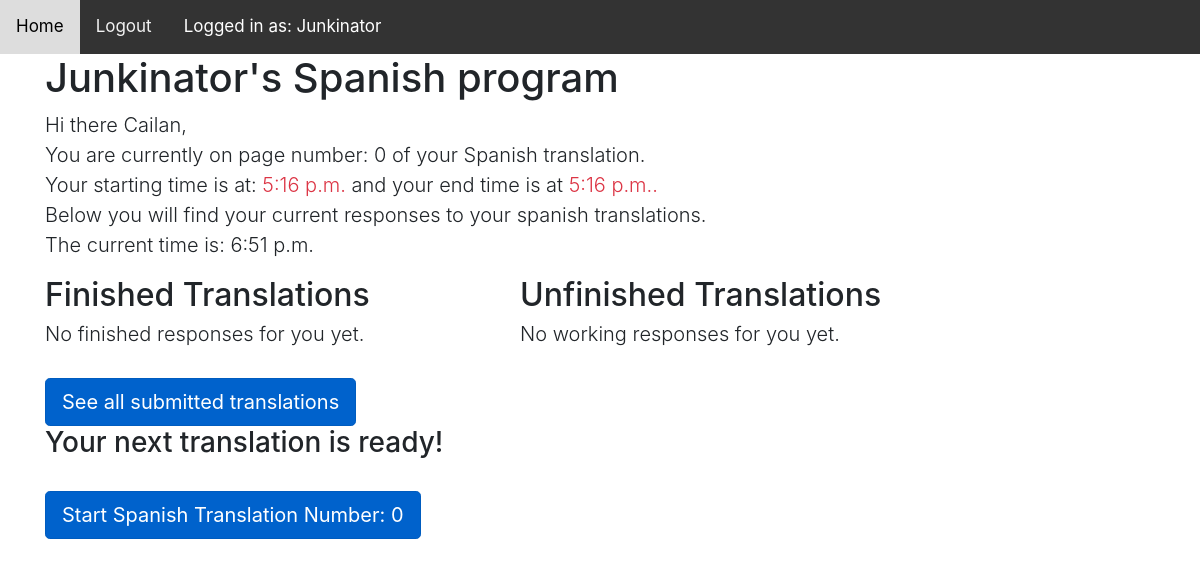
Page /retranslation/Junkinator/spanish (signed in) on the earlier database version.
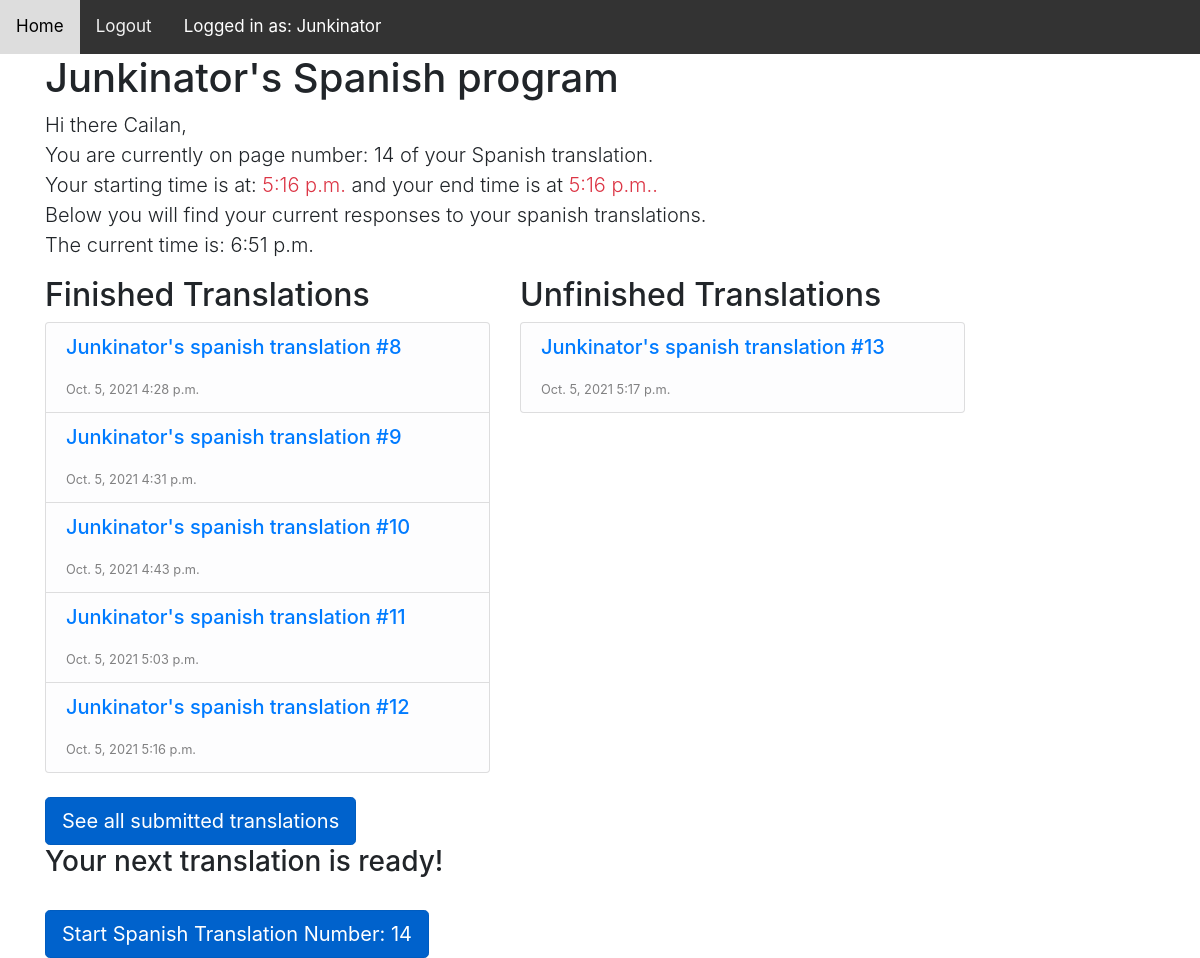
Same page on the later database version.
### reTranslation/models.py (models this page shows, shortened)
class Program(models.Model):
    program_choices = (
        ('french','French'),
        ('spanish','Spanish',)
    )
    programName = models.CharField(max_length=40,
                                   choices=program_choices,
                                   default='spanish')
    programCount = models.IntegerField(default=0)
    member = models.ForeignKey(User, on_delete=models.CASCADE,
                               related_name='programs')
    firstname = models.CharField(max_length=40,null=False,default="")
    lastname = models.CharField(max_length=40, null=False,default="")
    created = models.DateTimeField(auto_now_add=True)
    startTime = models.TimeField(default=timezone.now)
    endTime = models.TimeField(default=timezone.now)
    active = models.BooleanField(default=False)
    served = models.BooleanField(default=False)
    totalCount = models.IntegerField(default=0)
    totalComplete = models.IntegerField(default=0)
    photo = models.ImageField(upload_to='programs/', blank=True)
    def get_next_payload_url(self):
        return reverse('retranslation:response_detail',args=[
            self.member.username,
            self.programName,
            self.programCount
        ])

class Reponse(models.Model):
    program = models.ForeignKey(Program,
                                on_delete=models.CASCADE,
                                related_name='reponses')
    payload = models.ForeignKey(Payload,
                                on_delete=models.PROTECT,
                                related_name='reponses')
    textresponse = models.TextField(max_length=100000,
                                    default=None,verbose_name="Your Translation")
    finished = models.BooleanField(default=False)
    created = models.DateTimeField(default=timezone.now)
    class Meta:
        ordering = ['payload__payloadnumber',]
    def get_absolute_url(self):
        return reverse('retranslation:response_detail', args=[
            self.program.member.username,
            self.program.programName,
            self.payload.payloadnumber
        ])
    def __str__(self):
        return self.program.member.username + "'s " + \
            self.program.programName + " translation #" +\
            str(self.payload.payloadnumber)

class Payload(models.Model):
    program_choices = (
        ('french','French'),
        ('spanish','Spanish'),
        ('none','None'),
    )
    payloadnumber = models.IntegerField()
    content = models.TextField(default=None)
    programName = models.CharField(max_length=40,
                                   choices=program_choices,
                                   default='none')
    class Meta:
        ordering = ['programName','payloadnumber']

### reTranslation/views.py (the view)
# urls.py: path('<slug:user>/<slug:programname>',views.program_detail,
@login_required
def program_detail(request, user, programname):
    if user != request.user.username:
        return redirect('retranslation:list_programs')
    program = get_object_or_404(Program,
                                member__username=user,
                                programName=programname)
    reponses = Reponse.objects.filter(program__member__username=user,
                                      program__programName=programname,
                                      finished=True)
    if reponses.count() >= 6:
        scrollAble= "pre-scrollable"
    else:
        scrollAble = ""
    unFinished = Reponse.objects.filter(program__member__username=user,
                                        program__programName=programname,
                                        finished=False)
    if unFinished.count() >= 6:
        finishScroll = "pre-scrollable"
    else:
        finishScroll = ""
    myTime = timezone.now()
    return render(request,
                  'reTranslation/detail.html',
                  {'program':program,
                   'reponses':reponses,
                   'unfinished':unFinished,
                   'scroll':scrollAble,
                   'finishscroll':finishScroll,
                   'currenttime':myTime})

### reTranslation/templates/reTranslation/detail.html (shortened to what this page needs)
{% extends "reTranslation/base.html" %}
{% block dynamicNav %}
        <a href="{% url 'retranslation:list_programs' %}">Home</a>
        {% if request.user.is_authenticated %}
            <a href="{% url 'retranslation:logout' %}">Logout</a>
            <a class="text-white">Logged in as: {{ request.user.username|capfirst }}</a>
        {% endif %}
{% endblock %}
{% block content %}
    <div class="container">
        <div class="row">
            <div class="col-10">
                <h1>{{ program.member|capfirst }}'s {{ program.programName|capfirst }} program </h1>
                <p class="lead">Hi there {{ program.firstname }}, <br>
                    You are currently on page number: {{ program.programCount }} of your {{ program.programName|capfirst }}
                    translation. <br>
                    Your starting time is at: <span class="text-danger">{{ program.startTime|time }}</span> and your end
                    time is at
                    <span class="text-danger">{{ program.endTime|time }}.</span><br>
                    Below you will find your current responses to your {{ program.programName }} translations.<br>
                    The current time is: {{ currenttime|time }} <br>
                </p>
            </div>
        </div>
        <div class="row">
            <div class="col-5">
                <h2>Finished Translations</h2>
                    <div class="list-group {{ scroll }}">
                        {% if reponses %}
                            {% for response in reponses %}
                                    <li class="list-group-item list-group-item-light">
                                        <a class="h5" href="{{ response.get_absolute_url }}">
                                        {{ response | linebreaks }}
                                        </a>
                                        <small>{{ response.created|date }} {{ response.created|time }}</small>
                                    </li>
                            {% endfor %}
                        {% else %}
                            <h6 class="lead">
                                No finished responses for you yet.
                            </h6>
                        {% endif %}
                    </div>
            </div>
            <div class="col-5">
                <h2>Unfinished Translations</h2>
                    <div class="list-group {{ finishscroll }}">
                        {% if unfinished %}
                            {% for response in unfinished %}
                                    <li class="list-group-item list-group-item-light">
                                        <a class="h5" href="{{ response.get_absolute_url }}">
                                        {{ response | linebreaks }}
                                        </a>
                                        <small>{{ response.created|date }} {{ response.created|time }}</small>
                                    </li>
                            {% endfor %}
                        {% else %}
                            <h6 class="lead">
                                No working responses for you yet.
                            </h6>
                        {% endif %}
                    </div>
            </div>
        </div>
        <br>
    <div class="row ">
        <div class="col-5">
            <a class="btn btn-primary btn-lg active"
               role="button"
               aria-pressed="true"
               href="{% url 'retranslation:response_storage' user=program.member.username programname=program.programName %}">
                See all submitted translations
            </a>
        </div>
    </div>
        <div class="row">
            <div class="col-5">
                <h3> Your next translation is ready!</h3>
                <br>
                <a class="btn btn-primary btn-lg active"
                   role="button"
                   aria-pressed="true"
                   href="{{ program.get_next_payload_url }}">Start {{ program.programName|capfirst }} Translation
                    Number: {{ program.programCount }}</a>
            </div>
        </div>
    </div>
{% endblock %}

### reTranslation/templates/reTranslation/base.html (shortened to what this page needs)
{% load static %}
<!DOCTYPE html>
<html lang="en">
<head>
    <link rel="stylesheet" href="{% static 'css/bootstrap.min.css' %}">
    <link rel="stylesheet" href="{% static 'css/bootstrap.css' %}">
    <link href="{% static "translation.css" %}" rel="stylesheet">
</head>
<div class="topnav">
{% block dynamicNav %}
{% endblock %}
</div>
<body>
    <div id="content">
        {% block content %}
        {% endblock %}
    </div>
</body>
</html>

### reTranslation/static/translation.css (style rules this page uses)
.topnav { background-color: #333; overflow: hidden; }
.topnav a { float: left; color: #f2f2f2; text-align: center; padding: 14px 16px; text-decoration: none; font-size: 17px; }

Differences in the rows shown:
changed Program "Spanish": programCount "0" → "14"
added Reponse: program+payload "Junkinator's spanish translation #8", created "Oct. 5, 2021", created "4:28 p.m.", shown under "Finished Translations"
added Reponse: program+payload "Junkinator's spanish translation #9", created "Oct. 5, 2021", created "4:31 p.m.", shown under "Finished Translations"
added Reponse: program+payload "Junkinator's spanish translation #10", created "Oct. 5, 2021", created "4:43 p.m.", shown under "Finished Translations"
added Reponse: program+payload "Junkinator's spanish translation #11", created "Oct. 5, 2021", created "5:03 p.m.", shown under "Finished Translations"
added Reponse: program+payload "Junkinator's spanish translation #12", created "Oct. 5, 2021", created "5:16 p.m.", shown under "Finished Translations"
added Reponse: program+payload "Junkinator's spanish translation #13", created "Oct. 5, 2021", created "5:17 p.m.", shown under "Unfinished Translations"
Other differences:
text no longer shown: "No finished responses for you yet. No working responses for you yet."
